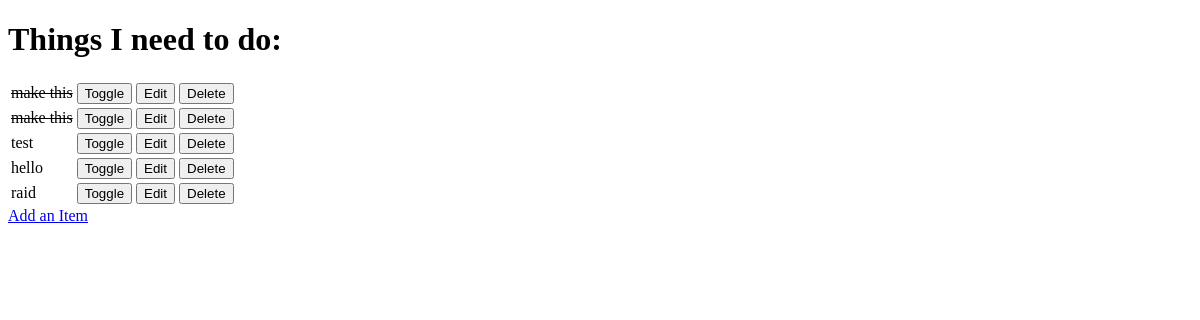
Before: / with the older database file.
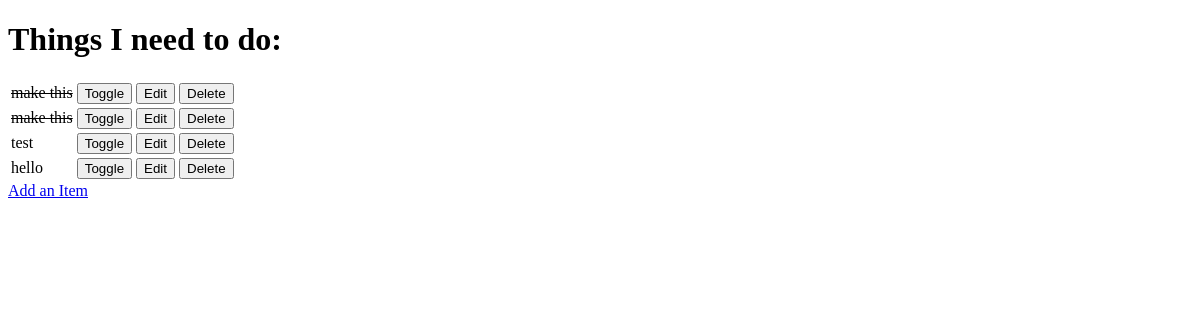
After: the same page with the newer database file.
### todo/models.py (models this page shows, shortened)
class Item(models.Model):
    name = models.CharField(max_length=50, null=False, blank=False)
    done = models.BooleanField(null=False, blank=False, default=False)

### todo/views.py (the view)
# urls.py: path('', views.get_todo_list, name='get_todo_list'),
def get_todo_list(request):
    items = Item.objects.all()
    context = {
        'items': items
    }
    return render(request, 'todo/todo_list.html', context)

### todo/templates/todo/todo_list.html (shortened to what this page needs)
<!DOCTYPE html>
<html lang="en">
<head>
</head>
<body>
    <h1>Things I need to do:</h1>
    <table>
        {% for item in items %}
        <tr>
            {% if item.done %}
            <td><strike>{{ item.name }}</td></strike></td>
            {% else %}
            <td>{{ item.name }}</td>
            {% endif %}
            <td>
                <a href="/toggle/{{ item.id }}">
                    <button>Toggle</button>
                </a>
            </td>
            <td>
                <a href="/edit/{{ item.id }}">
                    <button>Edit</button>
                </a>
            </td>
            <td>
                <a href="/delete/{{ item.id }}">
                    <button>Delete</button>
                </a>
            </td>
        </tr>
        {% empty %}
        <tr>
            <td>You have nothing to do</td>
        </tr>
        {% endfor %}
    </table>
    <a href="/add">Add an Item</a>
</body>
</html>

Changed rows visible on the page:
removed Item: name "raid"
